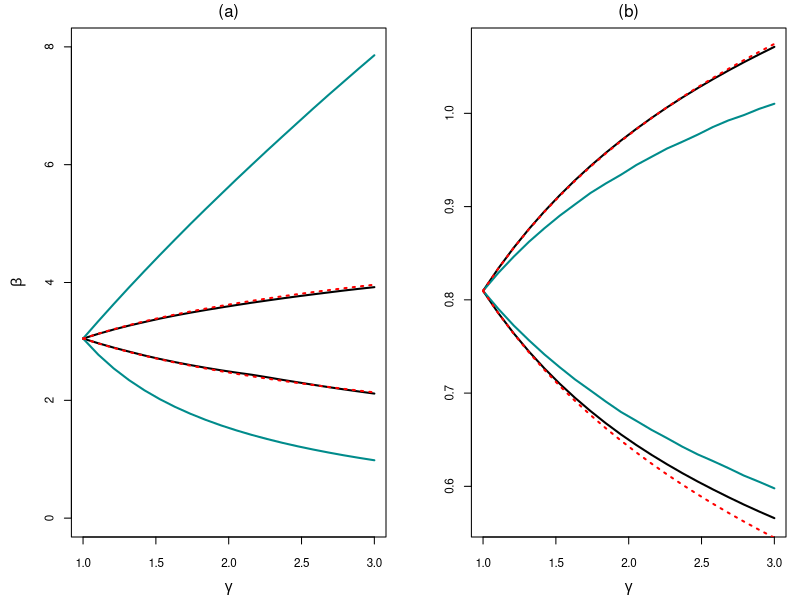

R code for this plot:
setwd(dirname(rstudioapi::getActiveDocumentContext()$path))

Local = function(B,Y,piA,piAX,gamma,index){
     ### local bound for gamma not too far from 1
     ### using F(v) and E[V]=1
 
     n = length(Y)
     d = ncol(B)
     W = piA/piAX
     M = matrix(0,d,d)
     for(i in 1:n){
         b = as.matrix(B[i,])
         M = M + (W[i]/n)*(b %*% t(b))
         }
 
     alpha = t(B) %*%  as.matrix(Y*W)/n
     beta = solve(M) %*% alpha
 
     deriv = rep(0,n)
     Minv = solve(M)
     for(i in 1:n){
          b = as.matrix(B[i,])
          r = Y[i] - sum(b*beta)
          tmp = W[i]*r*b
          deriv[i] = (Minv %*% tmp)[index]
          }
     deriv = mean(abs(deriv))
 
     low = beta[index] - log(gamma)*deriv
     up  = beta[index] + log(gamma)*deriv
 
     return(list(low=low,up=up))
     }






Local_refined = function(B,Y,piA,piAX,gamma,index){
     ### bound for gamma not too far from 1
 
     n = length(Y)
     d = ncol(B)
     ng = length(gamma)
     W = piA/piAX
     M = matrix(0,d,d)
     for(i in 1:n){
         b = as.matrix(B[i,])
         M = M + (W[i]/n)*(b %*% t(b))
         }
 
     alpha = t(B) %*%  as.matrix(Y*W)/n
     beta = solve(M) %*% alpha
 
     deriv = rep(0,n)
     Minv = solve(M)
     for(i in 1:n){
          b = as.matrix(B[i,])
          r = Y[i] - sum(b*beta)
          tmp = W[i]*r*b
          deriv[i] = (Minv %*% tmp)[index]
          }

     low = rep(0,ng)
     up  = rep(0,ng)
     for(i in 1:ng){
          q = quantile(deriv,gamma[i]/(1+gamma[i]))
          L = rep(-log(gamma[i]),n)
          L[deriv > q] = log(gamma[i])
          up[i] = beta[index] + mean(L*deriv)

          q = quantile(deriv,1/(1+gamma[i]))
          L = rep(-log(gamma[i]),n)
          L[deriv < q] = log(gamma[i])
          low[i] = beta[index] + mean(L*deriv)
          }


 
     return(list(low=low,up=up))
     }





LocalG = function(B,Y,piA,piAX,gamma,index){
     ### bound for gamma not too far from 1
     ### using G(v); not really needed 

     n = length(Y)
     d = ncol(B)
     W = piA/piAX
     M = matrix(0,d,d)
     for(i in 1:n){
         b = as.matrix(B[i,])
         M = M + (W[i]/n)*(b %*% t(b))
         }
 
     alpha = t(B) %*%  as.matrix(Y*W)/n
     beta = solve(M) %*% alpha
 

     Minv = solve(M)

     deriv = rep(0,n)
     for(i in 1:n){
          b = as.matrix(B[i,])
          deriv[i] = Y[i]*W[i]*c((Minv %*% b)[index,])
          }


     deriv = mean(abs(deriv))
 
     low = beta[index] - log(gamma)*deriv
     up  = beta[index] + log(gamma)*deriv
     return(list(low=low,up=up))
     }






Homotopy = function(B,Y,piA,piAX,gamma,index){
     ### This function bounds beta[index]
     ### under propensity ratio sensitivity for a vector of values gamma
     ### using homotopy: i.e. find local optimum for gamma_j
     ### starting at solution for gamma_{j-1}.
     ###
     ### Y(a) = sum_j beta_j b_j(a)
     ### B = [b1 ... bk] = desifgn matrix
     ### Y = outcome
     ### A = treatment
     ### piA = (pi(A_1),...,pi(A_n)) marginal density of treatment
     ### piAX = (pi(A_1|X_1),...,pi(A_n|X_n)) propensity score



     W = piA/piAX
     ng = length(gamma)
     n = length(Y)
     up = rep(0,ng)
     low = rep(0,ng)
     Vout = matrix(1,n,ng)

     ##upper bound
     V = diag(W)
     G = solve(t(B) %*%  V %*% B)
     beta = (G %*% t(B) %*% V %*% as.matrix(Y))
     up[1] = beta[index]
     d = rep(0,n)


     for(i in 1:n){
          ri = as.matrix(B[i,])
          tmp = sum((ri *beta))
          d[i] = ( (G %*% ri)[index]) * (Y[i] - tmp)*W[i]
          }
     for(j in 2:ng){
            t = gamma[j]/(1+gamma[j])
            q = quantile(d,t)
            alpha = rep(1/gamma[j],n)
            alpha[d >= q] = gamma[j]
            Vout[,j] = alpha
            V = diag(alpha*W)
            G = solve(t(B) %*%  V %*% B)
            beta = (G %*% t(B) %*% V %*% as.matrix(Y))
            up[j] = beta[index]
            for(i in 1:n){
               ri = as.matrix(B[i,])
               tmp = sum((ri*beta))
               d[i] = ((G %*% ri)[index]* (Y[i] - tmp))*W[i]
               }

            }

 


     ##lower bound
     V = diag(W)
     G = solve(t(B) %*%  V %*% B)
     beta = (G %*% t(B) %*% V %*% as.matrix(Y))
     low[1] = beta[index]
     d = rep(0,n)
     for(i in 1:n){
          ri = as.matrix(B[i,])
          si = Y[i]*ri
          tmp = (ri %*% t(ri)) %*% as.matrix(beta)
          d[i] = ((G %*% (si - tmp))[index])*W[i]
          }
     for(j in 2:ng){
            t = 1/(1+gamma[j])
            q = quantile(d,t)
            alpha = rep(1/gamma[j],n)
            alpha[d <= q] = gamma[j]
            V = diag(alpha*W)
            G = solve(t(B) %*%  V %*% B)
            beta = (G %*% t(B) %*% V %*% as.matrix(Y))
            low[j] = beta[index]
            for(i in 1:n){
                 ri = as.matrix(B[i,])
                 si = Y[i]*ri
                 tmp = (ri %*% t(ri)) %*% as.matrix(beta)
                 d[i] = ((G %*% (si - tmp))[index])*W[i]
                 }
            }

 
       return(list(low=low,up=up,Vout=Vout))
       }





Linear = function(B,Y,piA,piAX,gamma,index){
     ### bound on beta
     ### exact formula
     ### using G(v) and E[V]=1
     B = as.matrix(B)
     n = length(Y)
     ng = length(gamma)
     W = piA/piAX
     d = ncol(B)
     e = rep(0,d)
     e[index] = 1
     e = as.matrix(e)

     M = matrix(0,d,d)
     for(i in 1:n){
         b = as.matrix(B[i,])
         M = M + (W[i]/n)*(b %*% t(b))
         }
     Minv = solve(M)

     f = rep(0,n)
     for(i in 1:n){
          b = as.matrix(B[i,]) 
          f[i] = Y[i]*W[i]*c(t(e) %*% Minv %*% b)
          }
     Vout = matrix(1,n,ng)
     up  = rep(0,ng)
     low = rep(0,ng)
     for(i in 1:ng){
          q = quantile(f,gamma[i]/(1+gamma[i]))
          v = rep(1/gamma[i],n)
          v[f>q] = gamma[i]
          up[i] = mean(f*v)
          Vout[,i] = v
          q = quantile(f,1/(1+gamma[i]))
          v = rep(1/gamma[i],n)
          v[f<q] = gamma[i]
          low[i] = mean(f*v)

          }


     return(list(low=low,up=up,Vout=Vout))
     }




     

set.seed(977)

# pdf("F_Versus_G.pdf",width=6,height=2)
png("./results/F_Versus_G.png",width=15,height=5, units = "cm", res = 313)
par(mfrow=c(1,2))
par(mar=c(4.5,5.1,2,1),mex=.7)
par(cex.lab=.9,cex.axis=.7)

##Example 1: F(v) bound is tighter
n = 1000
beta = 3
X = rnorm(n)
A = X + rnorm(n)
Y = beta*A + 2*X + rnorm(n)
piA = dnorm(A,0,2)
piAX = dnorm(A,X,1)
W = piA/piAX
B = cbind(rep(1,n),A)
gamma = seq(1,3,length=20)
index = 2


out = Homotopy(B,Y,piA,piAX,gamma,index)
matplot(gamma,cbind(out$low,out$up),type="l",lty=c(1,1),col=c(1,1),
 xlab=expression(gamma),ylab=expression(beta),lwd=c(2,2), ylim=c(0,8))
mtext("(a)",side=3,line=.5)
tmp = Linear(B,Y,piA,piAX,gamma,index)
lines(gamma,tmp$low,lwd=2,col="darkcyan")
lines(gamma,tmp$up,lwd=2,col="darkcyan")
tmp = Local(B,Y,piA,piAX,gamma,index)
lines(gamma,tmp$low,lwd=2,col="red",lty=3)
lines(gamma,tmp$up,lwd=2,col="red",lty=3)



##Example 2: G(v) bound is tighter
n = 1000
gamma = seq(1,3,length=20)
piA = rep(1,n)
piAX = rep(1,n)
index = 1
U = seq(0.5,1,length=n)
A = 3-U
Y = 5*U
pi = .5
Y = pi*Y + (1-pi)*rnorm(n)
B = as.matrix(A)



out = Homotopy(B,Y,piA,piAX,gamma,index)
matplot(gamma,cbind(out$low,out$up),type="l",lty=c(1,1),col=c(1,1),
 xlab=expression(gamma),ylab="",lwd=c(2,2))
mtext("(b)",side=3,line=.5)
tmp = Linear(B,Y,piA,piAX,gamma,index)
lines(gamma,tmp$low,lwd=2,col="darkcyan")
lines(gamma,tmp$up,lwd=2,col="darkcyan")
tmp = Local(B,Y,piA,piAX,gamma,index)
lines(gamma,tmp$low,lwd=2,col="red",lty=3)
lines(gamma,tmp$up,lwd=2,col="red",lty=3)

dev.off()
